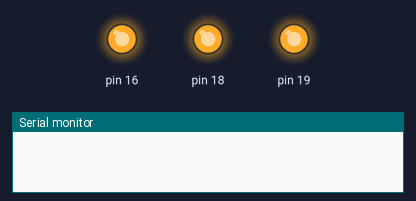
The sketch below on a simulated Arduino Uno, built with avr-gcc and run on an emulated ATmega328P. Parts: output pins drawn as LEDs (lit = HIGH), the last lines printed to the serial monitor.

Above: at 0.5 s.
At 3.5 s:
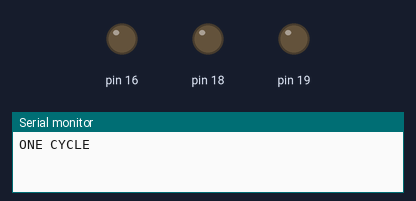
Timing chart, 0 to 4.6 s (numbered marks = the images above):
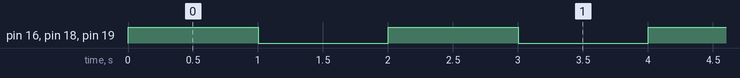

Measured:
- by itself, pin 16, pin 18, pin 19: alternates HIGH for 1.0 s and LOW for 1.0 s

The sketch:

TEST_LED.ino
```cpp
void setup() {
  // put your setup code here, to run once:
  pinMode (18, OUTPUT);
  pinMode (19, OUTPUT);
  pinMode (16, OUTPUT);
  Serial.begin(9600);
}

void loop() {
  digitalWrite(18, HIGH);
  digitalWrite(19, HIGH);
  digitalWrite(16, HIGH);
  delay(1000);
  digitalWrite(18, LOW);
  digitalWrite(19, LOW);
  digitalWrite(16, LOW);
  delay(1000);
  Serial.println("ONE CYCLE");
  // put your main code here, to run repeatedly:
}
```
